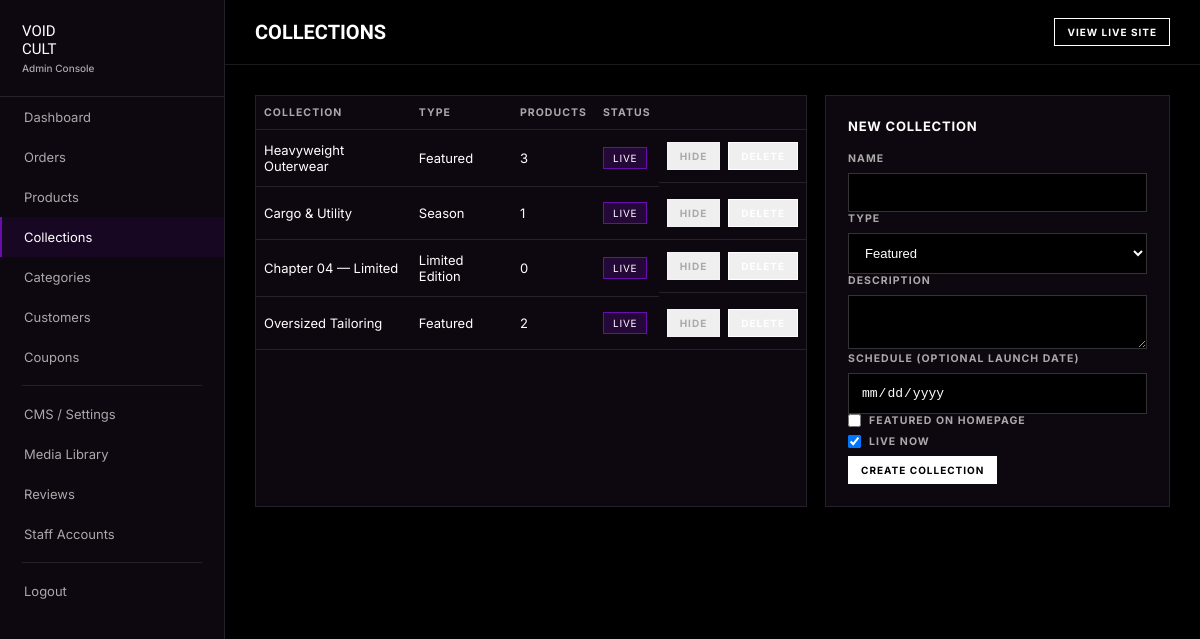
The app's page /admin/collections (signed in) with its own data.
### tables this page shows
CREATE TABLE collections (
    id INTEGER PRIMARY KEY AUTOINCREMENT,
    name TEXT NOT NULL,
    slug TEXT NOT NULL UNIQUE,
    type TEXT NOT NULL DEFAULT 'Featured',   -- Featured / Season / Limited Edition
    description TEXT,
    is_featured INTEGER NOT NULL DEFAULT 0,
    is_active INTEGER NOT NULL DEFAULT 1,
    scheduled_at TEXT
);

### admin/routes.py (the view, shortened to what this page needs)
@bp.route('/collections', methods=['GET', 'POST'])
@admin_required
@csrf_protect
def collections():
    db = get_db()
    rows = db.execute(
        "SELECT c.*, (SELECT COUNT(*) FROM products WHERE collection_id=c.id) as product_count FROM collections c"
    ).fetchall()
    return render_template('admin/collections.html', collections=rows, csrf_token=generate_csrf_token())

### database.py (called while the page is built)
def get_db():
    if 'db' not in g:
        g.db = sqlite3.connect(current_app.config['DATABASE_PATH'])
        g.db.row_factory = sqlite3.Row
        g.db.execute('PRAGMA foreign_keys = ON')
    return g.db

### utils/security.py (called while the page is built)
def generate_csrf_token():
    if 'csrf_token' not in session:
        session['csrf_token'] = secrets.token_hex(32)
    return session['csrf_token']

def csrf_protect(view):
    @wraps(view)
    def wrapped(*args, **kwargs):
        if request.method == 'POST':
            token = request.form.get('csrf_token')
            if not validate_csrf(token):
                abort(400, description="Invalid or missing CSRF token.")
        return view(*args, **kwargs)
    return wrapped

def current_user():
    uid = session.get('user_id')
    if not uid:
        return None
    db = get_db()
    return db.execute("SELECT * FROM users WHERE id=?", (uid,)).fetchone()

def admin_required(view):
    @wraps(view)
    def wrapped(*args, **kwargs):
        if not session.get('user_id') or not session.get('is_admin'):
            return redirect(url_for('admin.login'))
        return view(*args, **kwargs)
    return wrapped

### templates/admin/collections.html (shortened to what this page needs)
{% extends "admin/base.html" %}{% set active='collections' %}{% block page_title %}Collections{% endblock %}
{% block content %}
<div class="panel-row">
  <div class="panel" style="padding:0;">
    <table><thead><tr><th>Collection</th><th>Type</th><th>Products</th><th>Status</th><th></th></tr></thead><tbody>
      {% for c in collections %}
      <tr><td>{{ c['name'] }}</td><td>{{ c['type'] }}</td><td>{{ c['product_count'] }}</td>
        <td><span class="tag {{ 'ok' if c['is_active'] else 'warn' }}">{{ 'Live' if c['is_active'] else 'Hidden' }}</span></td>
        <td style="display:flex;gap:8px;">
          <form action="{{ url_for('admin.collection_toggle', coll_id=c['id']) }}" method="post"><input type="hidden" name="csrf_token" value="{{ csrf_token }}"><button class="btn btn-sm btn-ghost">{{ 'Hide' if c['is_active'] else 'Show' }}</button></form>
          <form action="{{ url_for('admin.collection_delete', coll_id=c['id']) }}" method="post" onsubmit="return confirm('Delete?');"><input type="hidden" name="csrf_token" value="{{ csrf_token }}"><button class="btn btn-sm btn-danger">Delete</button></form>
        </td>
      </tr>
      {% endfor %}
    </tbody></table>
  </div>
  <div class="panel">
    <h3>New Collection</h3>
    <form method="post">
      <div class="form-group"><label>Name</label><input name="name" required></div>
      <div class="form-group"><label>Type</label><select name="type"><option>Featured</option><option>Season</option><option>Limited Edition</option></select></div>
      <div class="form-group"><label>Description</label><textarea name="description" rows="2"></textarea></div>
      <div class="form-group"><label>Schedule (optional launch date)</label><input type="date" name="scheduled_at"></div>
      <div class="form-group"><label style="display:flex;gap:8px;align-items:center;"><input type="checkbox" name="is_featured" style="width:auto;"> Featured on homepage</label></div>
      <div class="form-group"><label style="display:flex;gap:8px;align-items:center;"><input type="checkbox" name="is_active" checked style="width:auto;"> Live now</label></div>
      <button type="submit" class="btn btn-solid btn-sm">Create Collection</button>
    </form>
  </div>
</div>
{% endblock %}

### static/css/admin.css (style rules this page uses)
:root { --black:#000; --panel:#0d0710; --panel-2:#140a1a; --white:#fff; --gray:#a9a9a9; --purple-glow:#6A0DAD; --purple-dark:#1A0826; --line:rgba(255,255,255,.1); --line-strong:rgba(255,255,255,.2); --ease:cubic-bezier(.16,.9,.2,1); }
* { margin:0;padding:0;box-sizing:border-box; }
body { background:#000; color:#fff; font-family:'Inter',system-ui,sans-serif; font-size:14px; }
button { font-family:inherit; cursor:pointer; }
input,select,textarea { background:#000; border:1px solid var(--line-strong); color:#fff; padding:11px 12px; font-size:13px; width:100%; }
label { font-size:10.5px; letter-spacing:.1em; text-transform:uppercase; color:var(--gray); display:block; margin-bottom:8px; font-weight:700; }
table { width:100%; border-collapse:collapse; }
th { text-align:left; font-size:10.5px; letter-spacing:.1em; text-transform:uppercase; color:var(--gray); padding:10px 8px; border-bottom:1px solid var(--line); }
td { padding:12px 8px; border-bottom:1px solid var(--line); font-size:13px; }
.tag { font-size:10px; letter-spacing:.08em; text-transform:uppercase; padding:4px 9px; border:1px solid var(--line-strong); display:inline-block; }
.tag.ok { background:rgba(106,13,173,.25); border-color:var(--purple-glow); }
.btn { display:inline-flex; align-items:center; gap:8px; padding:11px 20px; font-size:11.5px; letter-spacing:.1em; text-transform:uppercase; font-weight:700; border:1px solid #fff; }
.btn-solid { background:#fff; color:#000; }
.btn-ghost { border-color:var(--line-strong); color:var(--gray); }
.btn-sm { padding:7px 12px; font-size:10px; }
.btn-danger { border-color:#fff; color:#fff; }
.panel { background:var(--panel); border:1px solid var(--line); padding:22px; margin-bottom:20px; }
.panel h3 { font-size:13px; margin-bottom:18px; text-transform:uppercase; letter-spacing:.06em; }
.panel-row { display:grid; grid-template-columns:1.6fr 1fr; gap:18px; }

### records on screen
collections: name "Heavyweight Outerwear", type "Featured", product_count "3", is_active "LIVE", is_active "HIDE"
collections: name "Cargo & Utility", type "Season", product_count "1", is_active "LIVE", is_active "HIDE"
collections: name "Chapter 04 — Limited", type "Limited Edition", product_count "0", is_active "LIVE", is_active "HIDE"
collections: name "Oversized Tailoring", type "Featured", product_count "2", is_active "LIVE", is_active "HIDE"
